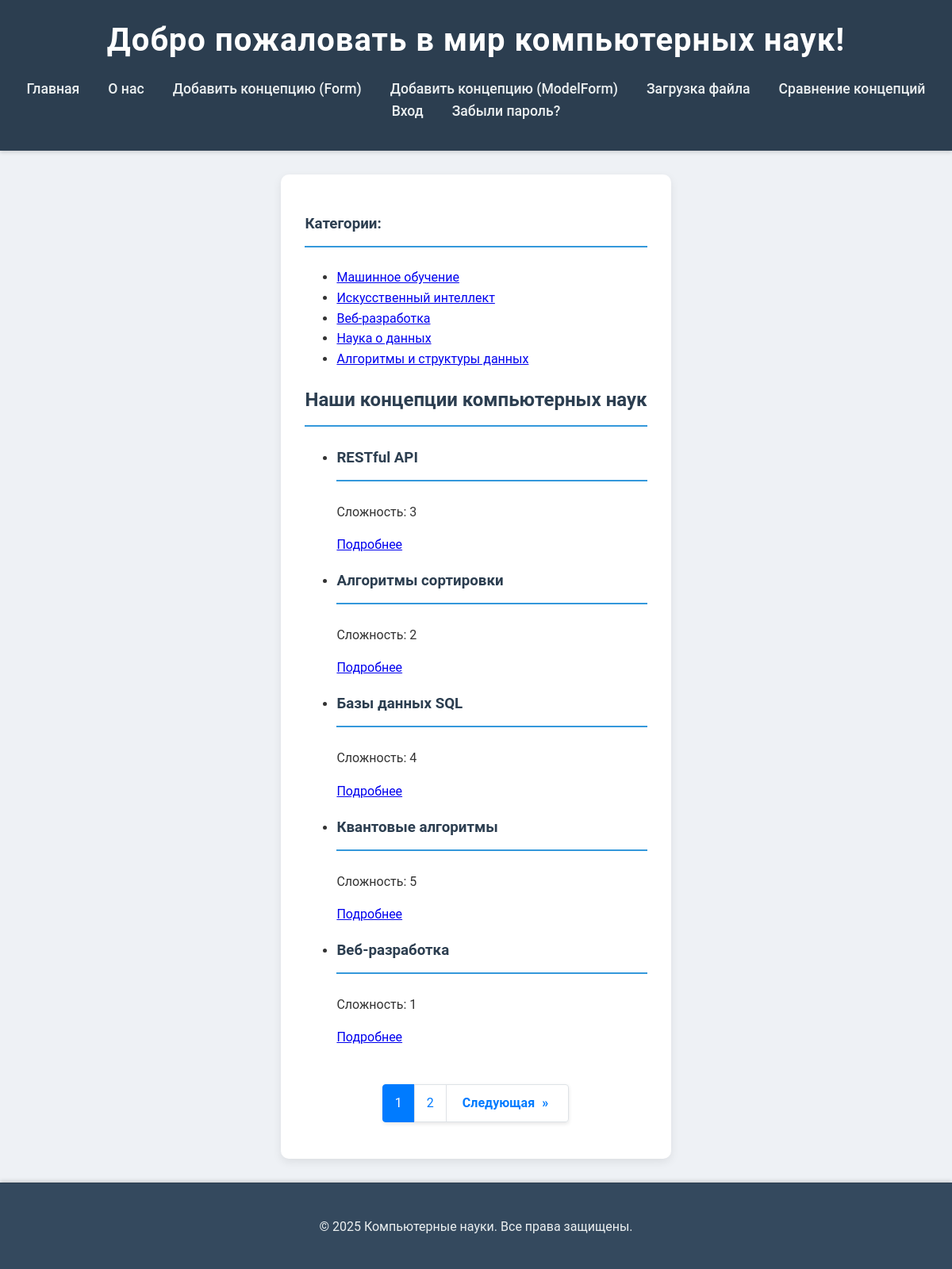
The page / on the database its author committed.
### cs/models.py (models this page shows, shortened)
class FieldOfStudy(models.Model):
    name = models.CharField(max_length=255, verbose_name="Область науки")
    slug = models.SlugField(max_length=255, unique=True, db_index=True, verbose_name="URL")
    description = models.TextField(blank=True, verbose_name="Описание области")
    class Meta:
        verbose_name = "Область науки"
        verbose_name_plural = "Области науки"

class ComputerScienceConcept(models.Model):
    class Status(models.IntegerChoices):
        DRAFT = 0, 'Черновик'
        PUBLISHED = 1, 'Опубликовано'
    title = models.CharField(max_length=255, verbose_name="Название концепции")
    slug = models.SlugField(max_length=255, unique=True, db_index=True, verbose_name="URL")
    description = models.TextField(blank=True, verbose_name="Описание")
    difficulty = models.IntegerField(default=1, verbose_name="Сложность (от 1 до 5)") # Новое поле для сложности
    time_create = models.DateTimeField(auto_now_add=True, verbose_name="Время создания")
    time_update = models.DateTimeField(auto_now=True, verbose_name="Время обновления")
    is_published = models.BooleanField(choices=Status.choices, default=Status.DRAFT, verbose_name="Публикация")
    image = models.ImageField(upload_to='concept_images/%Y/%m/%d/', blank=True, null=True, verbose_name='Изображение')
    field_of_study = models.ForeignKey(
        FieldOfStudy,
        on_delete=models.CASCADE,
        related_name='concepts',
        verbose_name="Область науки",
        null=True,
        blank=True
    )
    objects = models.Manager()         # Стандартный менеджер
    published = PublishedManager()       # Пользовательский менеджер для опубликованных записей
    class Meta:
        permissions = [
            ('can_publish_concept', 'Может публиковать концепцию'),
        ]
        ordering = ['-time_create']
        indexes = [models.Index(fields=['-time_create'])]
        verbose_name = "Концепция компьютерных наук"
        verbose_name_plural = "Концепции компьютерных наук"
    def get_absolute_url(self):
        return reverse('cs:concept_detail', kwargs={'concept_slug': self.slug})

### cs/views.py (the view)
# urls.py: path('',              HomeView.as_view(),       name='home'),
class HomeView(DataMixin, ListView):
    model = ComputerScienceConcept
    template_name = 'cs/index.html'
    context_object_name = 'concepts'
    paginate_by = 5
    queryset = ComputerScienceConcept.published.all()
    title = 'Главная'

### cs/templatetags/cs_tags.py (called while the page is built)
@register.simple_tag()
def get_categories():
    return FieldOfStudy.objects.all() # Возвращаем все объекты FieldOfStudy

### cs/utils.py (called while the page is built)
    def get_context_data(self, *, object_list=None, **kwargs):
        context = super().get_context_data(object_list=object_list, **kwargs)
        context['menu'] = MENU
        if self.title:
            context['title'] = self.title
        paginator = context.get('paginator')
        page_obj = context.get('page_obj')
        if paginator and page_obj:
            total = paginator.num_pages
            current = page_obj.number
            window = 2
            start = max(current - window, 1)
            end   = min(current + window, total)
            context['page_range'] = range(start, end + 1)
        return context

### cs/templates/cs/index.html (shortened to what this page needs)
{% extends 'cs/base.html' %}
{% block heading %}Добро пожаловать в мир компьютерных наук!{% endblock %}
{% block content %}
  <h2>Наши концепции компьютерных наук</h2>
  <ul class="list-articles">
    {% for concept in concepts %}
      <li>
        <h3>{{ concept.title }}</h3>
        <p>Сложность: {{ concept.difficulty }}</p>
        <a href="{{ concept.get_absolute_url }}">Подробнее</a>
      </li>
    {% endfor %}
  </ul>
  {% if page_obj.has_other_pages %}
    <div class="pagination-wrapper">
        <nav aria-label="Постраничная навигация">
            <ul class="pagination">
                {% for num in page_range %}
                    {% if num == page_obj.number %}
                        <li class="page-item active" aria-current="page">
                            <span class="page-link">{{ num }}</span>
                        </li>
                    {% else %}
                        <li class="page-item">
                            <a class="page-link" href="?page={{ num }}">{{ num }}</a>
                        </li>
                    {% endif %}
                {% endfor %}
                {% if page_obj.has_next %}
                    <li class="page-item">
                        <a class="page-link prev-next" href="?page={{ page_obj.next_page_number }}" aria-label="Следующая">
                            Следующая <span aria-hidden="true">&raquo;</span>
                        </a>
                    </li>
                {% endif %}
            </ul>
        </nav>
    </div>
    {% endif %}
{% endblock %}

### cs/templates/cs/base.html (shortened to what this page needs)
{% load static %}
{% load cs_tags %}
<!DOCTYPE html>
<html lang="ru">
<head>
  <link rel="stylesheet" href="{% static 'cs/css/styles.css' %}">
</head>
<body>
  <header>
    <h1>{% block heading %}Компьютерные науки{% endblock %}</h1>
    <nav>
      <ul>
        <li><a href="{% url 'cs:home' %}">Главная</a></li>
        <li><a href="{% url 'cs:about' %}">О нас</a></li>
        <li><a href="{% url 'cs:add_concept_custom' %}">Добавить концепцию (Form)</a></li>
        <li><a href="{% url 'cs:add_concept_model' %}">Добавить концепцию (ModelForm)</a></li>
        <li><a href="{% url 'cs:upload_file' %}">Загрузка файла</a></li>
        <li><a href="{% url 'cs:compare' %}">Сравнение концепций</a></li>
        {% if user.is_authenticated %}
          <li><a href="{% url 'users:profile' %}">Профиль</a></li>
          <li><a href="{% url 'users:logout' %}">Выход</a></li>
        {% else %}
          <li><a href="{% url 'users:login' %}">Вход</a></li>
          <li><a href="{% url 'users:password_reset' %}">Забыли пароль?</a></li>
        {% endif %}
      </ul>
    </nav>
  </header>
  <div class="container">
    <div class="categories my-3">
      <h3>Категории:</h3>
      {% get_categories as cats %}
      <ul>
        {% for cat in cats %}
          <li><a href="{% url 'cs:field_of_study_detail' field_of_study_slug=cat.slug %}">{{ cat.name }}</a></li>
        {% endfor %}
      </ul>
    </div>
    <main>
      {% block content %}{% endblock %}
    </main>
  </div>
  <footer>
    <p>&copy; 2025 Компьютерные науки. Все права защищены.</p>
  </footer>
</body>
</html>

### cs/static/cs/css/styles.css (style rules this page uses)
html, body { height: 100%; margin: 0; }
body { font-family: 'Roboto', 'Segoe UI', Tahoma, Geneva, Verdana, sans-serif; line-height: 1.6; color: #333; background-color: #eef1f5; display: flex; flex-direction: column; }
.container { max-width: 1200px; margin: 30px auto; padding: 30px; background-color: #fff; border-radius: 10px; box-shadow: 0 4px 12px rgba(0, 0, 0, 0.08); flex-grow: 1; }
header { background-color: #2c3e50; color: #fff; padding: 1.2rem 0; text-align: center; box-shadow: 0 2px 5px rgba(0, 0, 0, 0.15); }
header h1 { margin: 0; font-size: 2.5em; letter-spacing: 1px; }
header nav ul { list-style-type: none; padding: 0; margin-top: 15px; display: flex; justify-content: center; flex-wrap: wrap; }
header nav ul li { margin: 0 18px; }
header nav ul li a { color: #ecf0f1; text-decoration: none; font-weight: 500; font-size: 1.1em; transition: color 0.3s ease, transform 0.2s ease; }
h2, h3 { color: #2c3e50; border-bottom: 2px solid #3498db; padding-bottom: 12px; margin-bottom: 25px; font-weight: 600; }
p { margin-bottom: 15px; line-height: 1.7; }
footer { margin-top: auto; text-align: center; color: #7f8c8d; padding: 25px; background-color: #34495e; border-top: 1px solid #2c3e50; border-radius: 0; color: #ecf0f1; box-shadow: 0 -2px 5px rgba(0, 0, 0, 0.15); }
.pagination-wrapper { margin-top: 30px; text-align: center; }
.pagination { display: inline-flex; list-style: none; padding: 0; border-radius: 0.25rem; box-shadow: 0 2px 5px rgba(0,0,0,0.1); }
.page-item { margin: 0; }
.page-link { display: block; padding: 10px 15px; color: #007bff; text-decoration: none; border: 1px solid #dee2e6; margin-left: -1px; transition: all 0.3s ease; }
.page-item:first-child .page-link { border-top-left-radius: 0.25rem; border-bottom-left-radius: 0.25rem; }
.page-item:last-child .page-link { border-top-right-radius: 0.25rem; border-bottom-right-radius: 0.25rem; }
.page-item.active .page-link { z-index: 1; color: #fff; background-color: #007bff; border-color: #007bff; }
.page-link.prev-next { font-weight: bold; padding: 10px 20px; }
.page-link.prev-next span { margin: 0 5px; }

### rows shown on the page
FieldOfStudy: name "Машинное обучение"
FieldOfStudy: name "Искусственный интеллект"
FieldOfStudy: name "Веб-разработка"
FieldOfStudy: name "Наука о данных"
FieldOfStudy: name "Алгоритмы и структуры данных"
ComputerScienceConcept: title "RESTful API", difficulty "3"
ComputerScienceConcept: title "Алгоритмы сортировки", difficulty "2"
ComputerScienceConcept: title "Базы данных SQL", difficulty "4"
ComputerScienceConcept: title "Квантовые алгоритмы", difficulty "5"
ComputerScienceConcept: title "Веб-разработка", difficulty "1"

### other values the page prints
{{ num }} "1"
{{ num }} "2"
